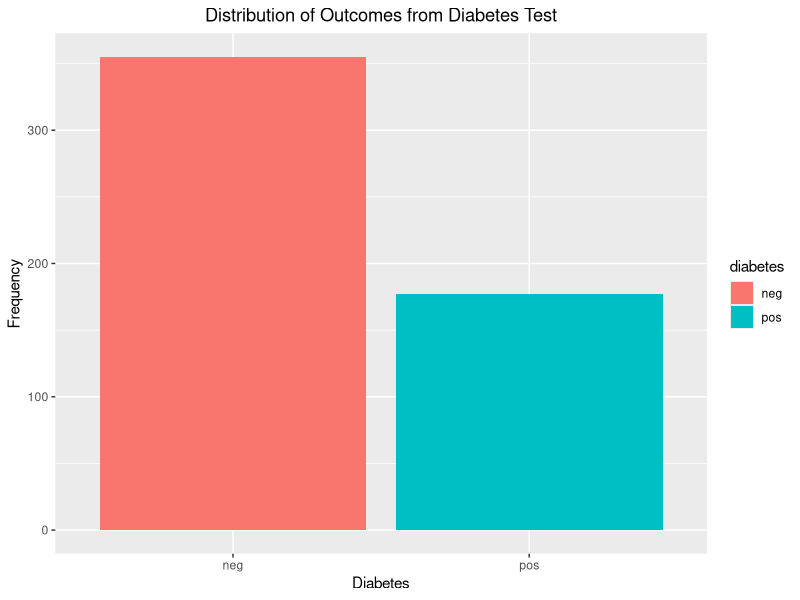
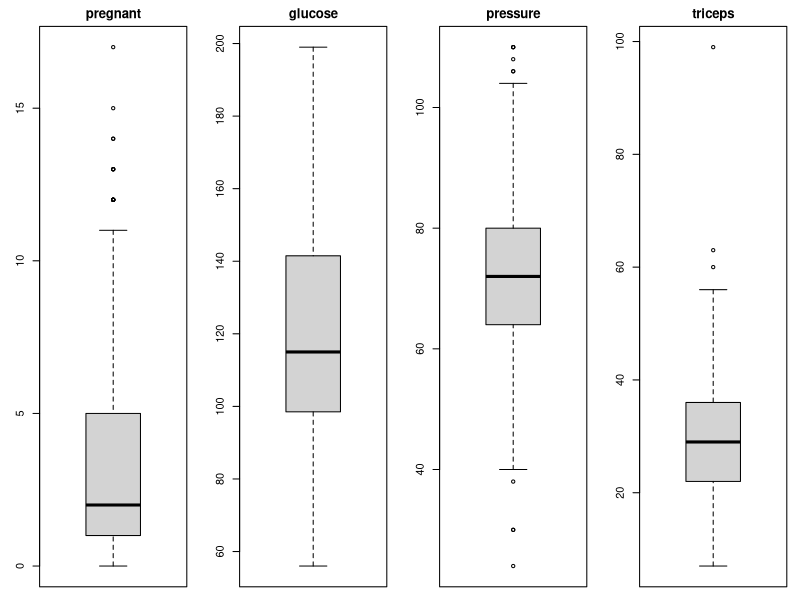
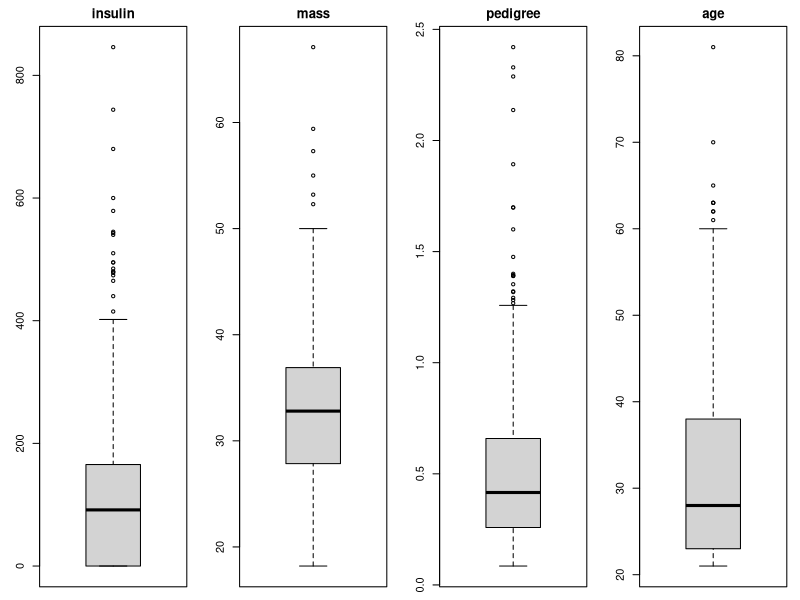
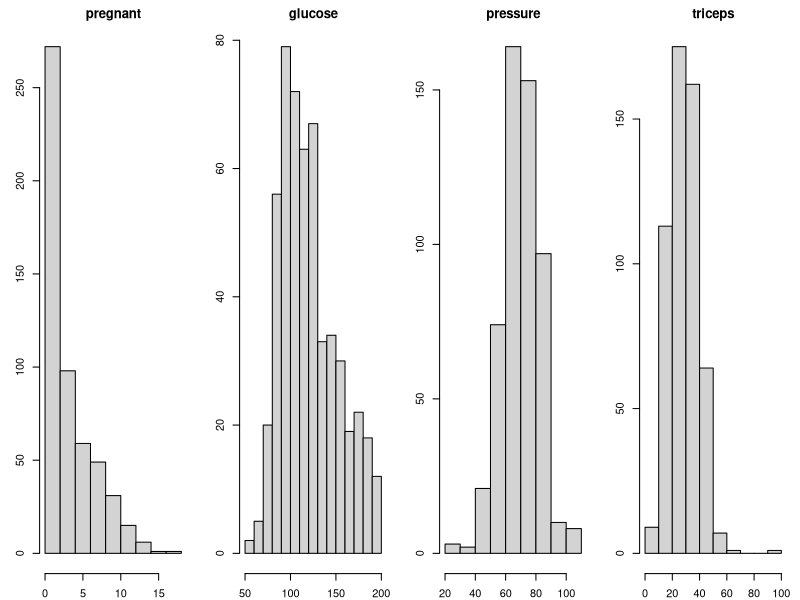
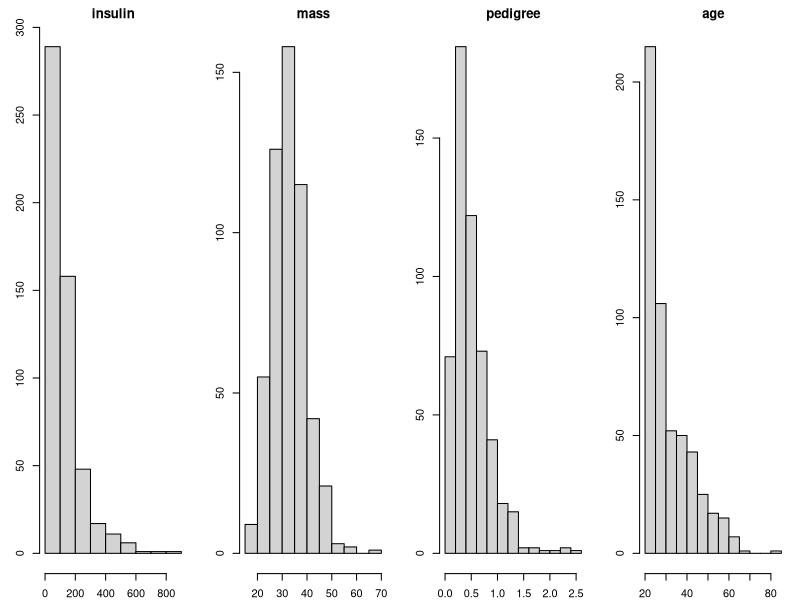
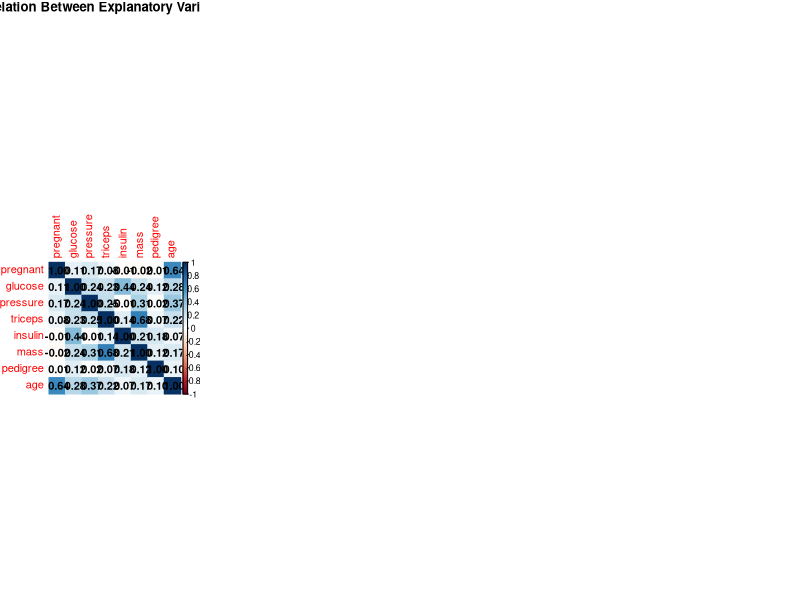
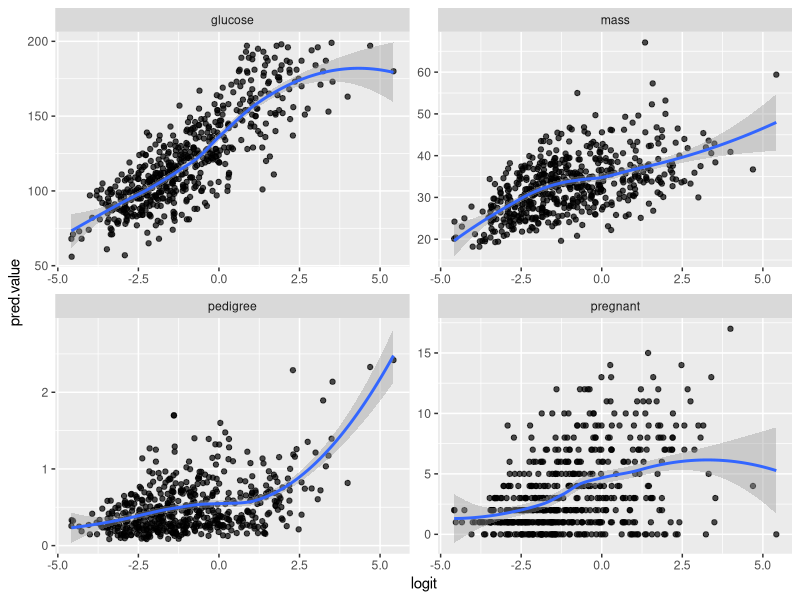
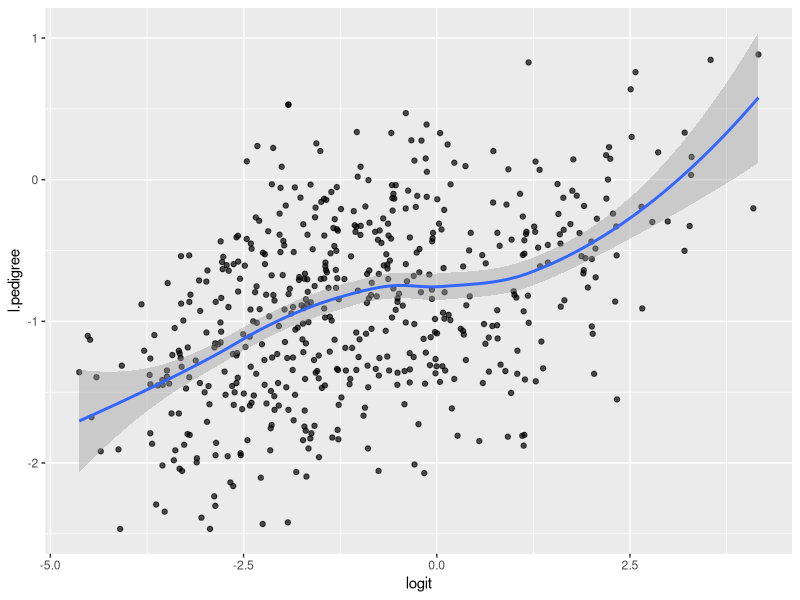

Generate these figures, in order, with R:
## ---- chunk 1
library(car) 
library(caret) # For building ML models
library(corrplot) # For correlation plot
library(tidyverse) # For ggplot and dplyr packages
library(mlbench) # For data sets
library(lmtest) # For statistical tests
## ---- chunk 2
data("PimaIndiansDiabetes")
## ---- chunk 3
str(PimaIndiansDiabetes)

summary(PimaIndiansDiabetes)
## ---- chunk 4
head(PimaIndiansDiabetes, n = 4)

tail(PimaIndiansDiabetes, n = 4)
## ---- chunk 5
data <- PimaIndiansDiabetes %>%
  dplyr::filter(glucose != 0 & pressure != 0 & triceps != 0 & mass != 0)

summary(data)
## ---- chunk 6
response <- subset(data, select = c(diabetes))

explvar <- subset(data, select = -c(diabetes))

summary(response)
summary(explvar)
## ---- chunk 7
ggplot(data = response) + 
  geom_bar(aes(x = diabetes, fill = diabetes)) + 
  ggtitle("Distribution of Outcomes from Diabetes Test") +
  xlab("Diabetes") + ylab("Frequency") +
  theme(plot.title = element_text(hjust = 0.5))
## ---- chunk 8
par(mfrow = c(1, 4), mar = c(1, 3, 2, 1))

for (i in 1:4) {
  boxplot(explvar[,i], main = names(explvar)[i])
}

for (i in 5:8) {
  boxplot(explvar[,i], main = names(explvar)[i])
}
## ---- chunk 9
par(mfrow = c(1, 4), mar = c(2, 3, 2, 1))

for (i in 1:4) {
  hist(explvar[,i], main = names(explvar)[i])
}

for (i in 5:8) {
  hist(explvar[,i], main = names(explvar)[i])
}
## ---- chunk 10
store_test <- list()

for (i in 1:8) {
  store_test <- cbind(store_test, shapiro.test(x = explvar[,i]))
}

store_test

store_test["p.value",] > 0.05
## ---- chunk 11
corrX <- cor(x = explvar, method = "spearman")

corrplot(corr = corrX, 
         method = "color", 
         addCoef.col = "black",
         title = "Correlation Between Explanatory Variables",
         mar = c(0, 0, 1, 0))
## ---- chunk 12
# Full model
model1 <- glm(diabetes ~ ., 
              data = data, 
              family = binomial(link = "logit"))

summary(model1)
## ---- chunk 13
# Restricted model
model2 <- glm(diabetes ~ pregnant + glucose + mass + pedigree,
              data = data,
              family = binomial(link = "logit"))

summary(model2)
## ---- chunk 14
lmtest::lrtest(model2, model1)
## ---- chunk 15
car::vif(model2)
## ---- chunk 16
prob <- fitted.values(model2)
## ---- chunk 17
pred <- names(coef(model2)[-1]) # Exclude intercept

plotdata <- subset(data, select = pred) # Only keep the variables used in the model

plotdata <- plotdata %>%
  mutate(logit = log(prob/(1-prob))) %>%
  gather(key = "pred", value = "pred.value", -logit) # Bind logit to plotdata
## ---- chunk 18
ggplot(data = plotdata, aes(x = logit, y = pred.value)) +
  geom_point(alpha = 0.7) +
  geom_smooth(method = "loess") +
  facet_wrap(. ~ pred, scales = "free")
## ---- chunk 19
model3 <- glm(diabetes ~ pregnant + glucose + mass + log(pedigree),
              data = data,
              family = binomial(link = "logit"))

summary(model3)
## ---- chunk 20
prob2 <- fitted.values(model3)

logit = log(prob2/(1-prob2))
## ---- chunk 21
plotdata2 <- subset(data, select = pred)

plotdata2 <- plotdata2 %>%
  mutate(l.pedigree = log(pedigree), pedigree = NULL)
## ---- chunk 22
ggplot(data = plotdata2, aes(x = logit, y = l.pedigree)) +
  geom_point(alpha = 0.7) +
  geom_smooth(method = "loess")
